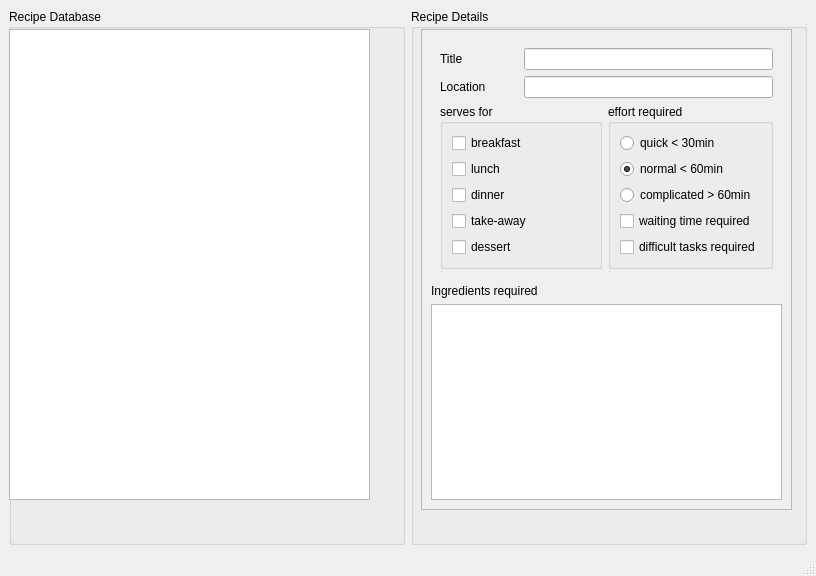
<?xml version="1.0" encoding="UTF-8"?>
<ui version="4.0">
 <class>RecipeManager</class>
 <widget class="QMainWindow" name="RecipeManager">
  <property name="geometry">
   <rect>
    <x>0</x>
    <y>0</y>
    <width>816</width>
    <height>576</height>
   </rect>
  </property>
  <property name="windowTitle">
   <string>MainWindow</string>
  </property>
  <widget class="QWidget" name="centralwidget">
   <layout class="QHBoxLayout" name="horizontalLayout">
    <item>
     <widget class="QGroupBox" name="groupBox_2">
      <property name="title">
       <string>Recipe Database</string>
      </property>
      <widget class="QListWidget" name="list_recipes">
       <property name="geometry">
        <rect>
         <x>0</x>
         <y>20</y>
         <width>361</width>
         <height>471</height>
        </rect>
       </property>
      </widget>
     </widget>
    </item>
    <item>
     <widget class="QGroupBox" name="groupBox">
      <property name="title">
       <string>Recipe Details</string>
      </property>
      <widget class="QScrollArea" name="scrollArea">
       <property name="geometry">
        <rect>
         <x>10</x>
         <y>20</y>
         <width>371</width>
         <height>481</height>
        </rect>
       </property>
       <property name="widgetResizable">
        <bool>true</bool>
       </property>
       <widget class="QWidget" name="scrollAreaWidgetContents">
        <property name="geometry">
         <rect>
          <x>0</x>
          <y>0</y>
          <width>369</width>
          <height>479</height>
         </rect>
        </property>
        <layout class="QVBoxLayout" name="verticalLayout_3">
         <item>
          <widget class="QFrame" name="frame">
           <property name="frameShape">
            <enum>QFrame::NoFrame</enum>
           </property>
           <property name="frameShadow">
            <enum>QFrame::Plain</enum>
           </property>
           <layout class="QGridLayout" name="gridLayout">
            <item row="0" column="0">
             <widget class="QLabel" name="label">
              <property name="text">
               <string>Title</string>
              </property>
             </widget>
            </item>
            <item row="0" column="1" colspan="2">
             <widget class="QLineEdit" name="line_title"/>
            </item>
            <item row="1" column="0">
             <widget class="QLabel" name="label_2">
              <property name="text">
               <string>Location</string>
              </property>
             </widget>
            </item>
            <item row="1" column="1" colspan="2">
             <widget class="QLineEdit" name="line_location"/>
            </item>
            <item row="2" column="0" colspan="2">
             <widget class="QGroupBox" name="groupBox_serving">
              <property name="title">
               <string>serves for</string>
              </property>
              <layout class="QVBoxLayout" name="verticalLayout">
               <item>
                <widget class="QCheckBox" name="check_is_breakfast">
                 <property name="text">
                  <string>breakfast</string>
                 </property>
                </widget>
               </item>
               <item>
                <widget class="QCheckBox" name="check_is_lunch">
                 <property name="text">
                  <string>lunch</string>
                 </property>
                 <property name="checked">
                  <bool>false</bool>
                 </property>
                </widget>
               </item>
               <item>
                <widget class="QCheckBox" name="check_is_dinner">
                 <property name="text">
                  <string>dinner</string>
                 </property>
                 <property name="checked">
                  <bool>false</bool>
                 </property>
                </widget>
               </item>
               <item>
                <widget class="QCheckBox" name="check_is_mobile">
                 <property name="text">
                  <string>take-away</string>
                 </property>
                </widget>
               </item>
               <item>
                <widget class="QCheckBox" name="check_is_dessert">
                 <property name="text">
                  <string>dessert</string>
                 </property>
                </widget>
               </item>
              </layout>
             </widget>
            </item>
            <item row="2" column="2">
             <widget class="QGroupBox" name="groupBox_timing">
              <property name="title">
               <string>effort required</string>
              </property>
              <layout class="QVBoxLayout" name="verticalLayout_2">
               <item>
                <widget class="QRadioButton" name="radio_is_quick">
                 <property name="text">
                  <string>quick &lt; 30min</string>
                 </property>
                </widget>
               </item>
               <item>
                <widget class="QRadioButton" name="radio_is_normal">
                 <property name="text">
                  <string>normal &lt; 60min</string>
                 </property>
                 <property name="checked">
                  <bool>true</bool>
                 </property>
                </widget>
               </item>
               <item>
                <widget class="QRadioButton" name="radio_is_slow">
                 <property name="text">
                  <string>complicated &gt; 60min</string>
                 </property>
                </widget>
               </item>
               <item>
                <widget class="QCheckBox" name="check_needs_waiting">
                 <property name="text">
                  <string>waiting time required</string>
                 </property>
                </widget>
               </item>
               <item>
                <widget class="QCheckBox" name="check_is_difficult">
                 <property name="text">
                  <string>difficult tasks required</string>
                 </property>
                </widget>
               </item>
              </layout>
             </widget>
            </item>
           </layout>
          </widget>
         </item>
         <item>
          <widget class="QLabel" name="label_3">
           <property name="frameShape">
            <enum>QFrame::NoFrame</enum>
           </property>
           <property name="text">
            <string>Ingredients required</string>
           </property>
          </widget>
         </item>
         <item>
          <widget class="QTextEdit" name="textEdit_ingredients">
           <property name="html">
            <string>&lt;!DOCTYPE HTML PUBLIC &quot;-//W3C//DTD HTML 4.0//EN&quot; &quot;http://www.w3.org/TR/REC-html40/strict.dtd&quot;&gt;
&lt;html&gt;&lt;head&gt;&lt;meta name=&quot;qrichtext&quot; content=&quot;1&quot; /&gt;&lt;style type=&quot;text/css&quot;&gt;
p, li { white-space: pre-wrap; }
&lt;/style&gt;&lt;/head&gt;&lt;body style=&quot; font-family:'Sans Serif'; font-size:9pt; font-weight:400; font-style:normal;&quot;&gt;
&lt;p style=&quot;-qt-paragraph-type:empty; margin-top:0px; margin-bottom:0px; margin-left:0px; margin-right:0px; -qt-block-indent:0; text-indent:0px;&quot;&gt;&lt;br /&gt;&lt;/p&gt;&lt;/body&gt;&lt;/html&gt;</string>
           </property>
          </widget>
         </item>
        </layout>
       </widget>
      </widget>
     </widget>
    </item>
   </layout>
  </widget>
  <widget class="QMenuBar" name="menubar">
   <property name="geometry">
    <rect>
     <x>0</x>
     <y>0</y>
     <width>816</width>
     <height>19</height>
    </rect>
   </property>
  </widget>
  <widget class="QStatusBar" name="statusbar"/>
 </widget>
 <resources/>
 <connections/>
</ui>
